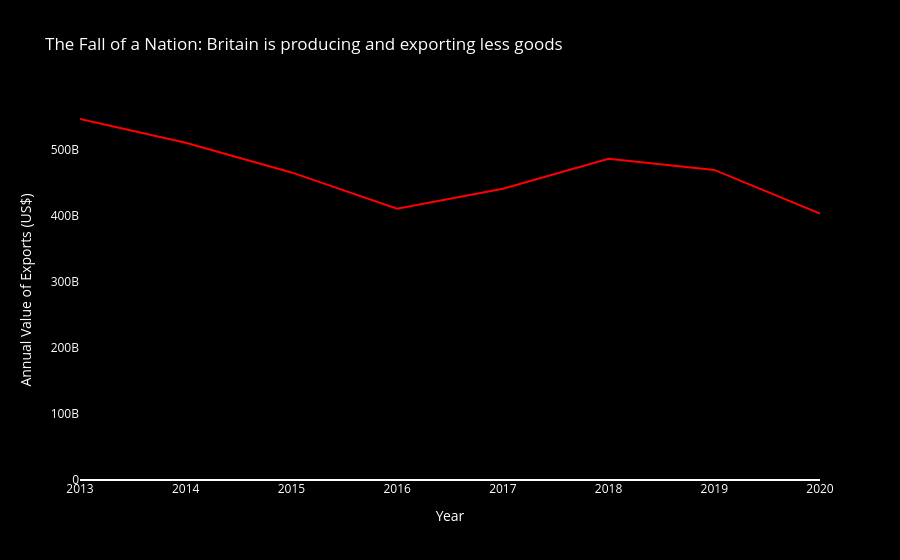

The code cell stored with this chart in its notebook:
### Code cell
# Filter the data for years 2013 and after
gb_filtered = gb_sorted[gb_sorted['Year'] >= 2013]

# Create the plot
fig = px.line(
    gb_filtered,
    x='Year',
    y='average_value_Merchandise exports (current US$)',
    title='The Fall of a Nation: Britain is producing and exporting less goods',
    labels={'average_value_Merchandise exports (current US$)': 'Annual Value of Exports (US$)'}
)

# Update line color to red
fig.update_traces(line=dict(color='red'))  

# Update layout: black background, white text, and remove gridlines
fig.update_layout(
    plot_bgcolor='black',
    paper_bgcolor='black',
    font=dict(color='white'),
    title_font=dict(color='white'),
    xaxis=dict(color='white', showgrid=False),  # Remove x-axis gridlines
    yaxis=dict(color='white', showgrid=False, rangemode='tozero', range=[350000000000, None])  # Y-axis starting at 250 billion
)

fig.show()

### Figure 1 — Plotly figure (JSON) as saved in the notebook; plotly's stock layout.template omitted (floating-point values rounded to 4 significant figures)
{"data": [{"hovertemplate": "Year=%{x}<br>Annual Value of Exports (US$)=%{y}<extra></extra>", "legendgroup": "", "line": {"color": "red", "dash": "solid"}, "marker": {"symbol": "circle"}, "mode": "lines", "name": "", "orientation": "v", "showlegend": false, "type": "scatter", "x": [2013, 2014, 2015, 2016, 2017, 2018, 2019, 2020], "xaxis": "x", "y": [546800000000.0, 510800000000.0, 465800000000.0, 410900000000.0, 441000000000.0, 486400000000.0, 469700000000.0, 403300000000.0], "yaxis": "y"}], "layout": {"font": {"color": "white"}, "legend": {"tracegroupgap": 0}, "paper_bgcolor": "black", "plot_bgcolor": "black", "title": {"font": {"color": "white"}, "text": "The Fall of a Nation: Britain is producing and exporting less goods"}, "xaxis": {"anchor": "y", "color": "white", "domain": [0, 1], "showgrid": false, "title": {"text": "Year"}}, "yaxis": {"anchor": "x", "color": "white", "domain": [0, 1], "range": [350000000000, null], "rangemode": "tozero", "showgrid": false, "title": {"text": "Annual Value of Exports (US$)"}}}}
